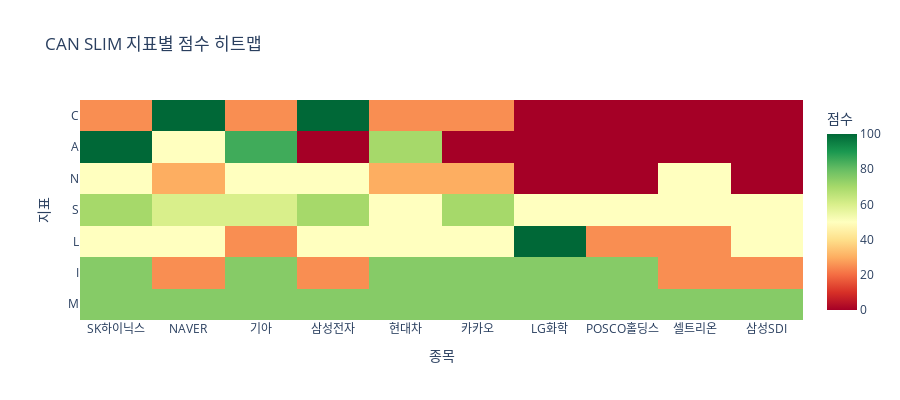

The cell this chart's notebook holds for it:
### Code cell
# 히트맵으로 전체 점수 표시
def create_heatmap(df):
    """
    전체 종목의 CAN SLIM 점수 히트맵
    """
    score_cols = ['C_Score', 'A_Score', 'N_Score', 'S_Score', 
                  'L_Score', 'I_Score', 'M_Score']
    
    heatmap_data = df[score_cols].T
    heatmap_data.columns = df['name'].values
    
    fig = px.imshow(
        heatmap_data,
        labels=dict(x="종목", y="지표", color="점수"),
        x=heatmap_data.columns,
        y=['C', 'A', 'N', 'S', 'L', 'I', 'M'],
        color_continuous_scale='RdYlGn',
        aspect="auto",
        title="CAN SLIM 지표별 점수 히트맵"
    )
    
    fig.update_layout(height=400)
    return fig

heatmap_fig = create_heatmap(screening_results)
heatmap_fig.show()

### Figure 1 — Plotly figure (JSON) as saved in the notebook; plotly's stock layout.template omitted (floating-point values rounded to 4 significant figures)
{"data": [{"coloraxis": "coloraxis", "hovertemplate": "종목: %{x}<br>지표: %{y}<br>점수: %{z}<extra></extra>", "name": "0", "type": "heatmap", "x": ["SK하이닉스", "NAVER", "기아", "삼성전자", "현대차", "카카오", "LG화학", "POSCO홀딩스", "셀트리온", "삼성SDI"], "xaxis": "x", "y": ["C", "A", "N", "S", "L", "I", "M"], "yaxis": "y", "z": [[25, 100, 25, 100, 25, 25, 0, 0, 0, 0], [100, 50, 85, 0, 70, 0, 0, 0, 0, 0], [50, 30, 50, 50, 30, 30, 0, 0, 50, 0], [70, 60, 60, 70, 50, 70, 50, 50, 50, 50], [50, 50, 25, 50, 50, 50, 100, 25, 25, 50], [75, 25, 75, 25, 75, 75, 75, 75, 25, 25], [75, 75, 75, 75, 75, 75, 75, 75, 75, 75]]}], "layout": {"coloraxis": {"colorbar": {"title": {"text": "점수"}}, "colorscale": [[0, "rgb(165,0,38)"], [0.1, "rgb(215,48,39)"], [0.2, "rgb(244,109,67)"], [0.3, "rgb(253,174,97)"], [0.4, "rgb(254,224,139)"], [0.5, "rgb(255,255,191)"], [0.6, "rgb(217,239,139)"], [0.7, "rgb(166,217,106)"], [0.8, "rgb(102,189,99)"], [0.9, "rgb(26,152,80)"], [1, "rgb(0,104,55)"]]}, "height": 400, "title": {"text": "CAN SLIM 지표별 점수 히트맵"}, "xaxis": {"anchor": "y", "domain": [0, 1], "title": {"text": "종목"}}, "yaxis": {"anchor": "x", "autorange": "reversed", "domain": [0, 1], "title": {"text": "지표"}}}}
